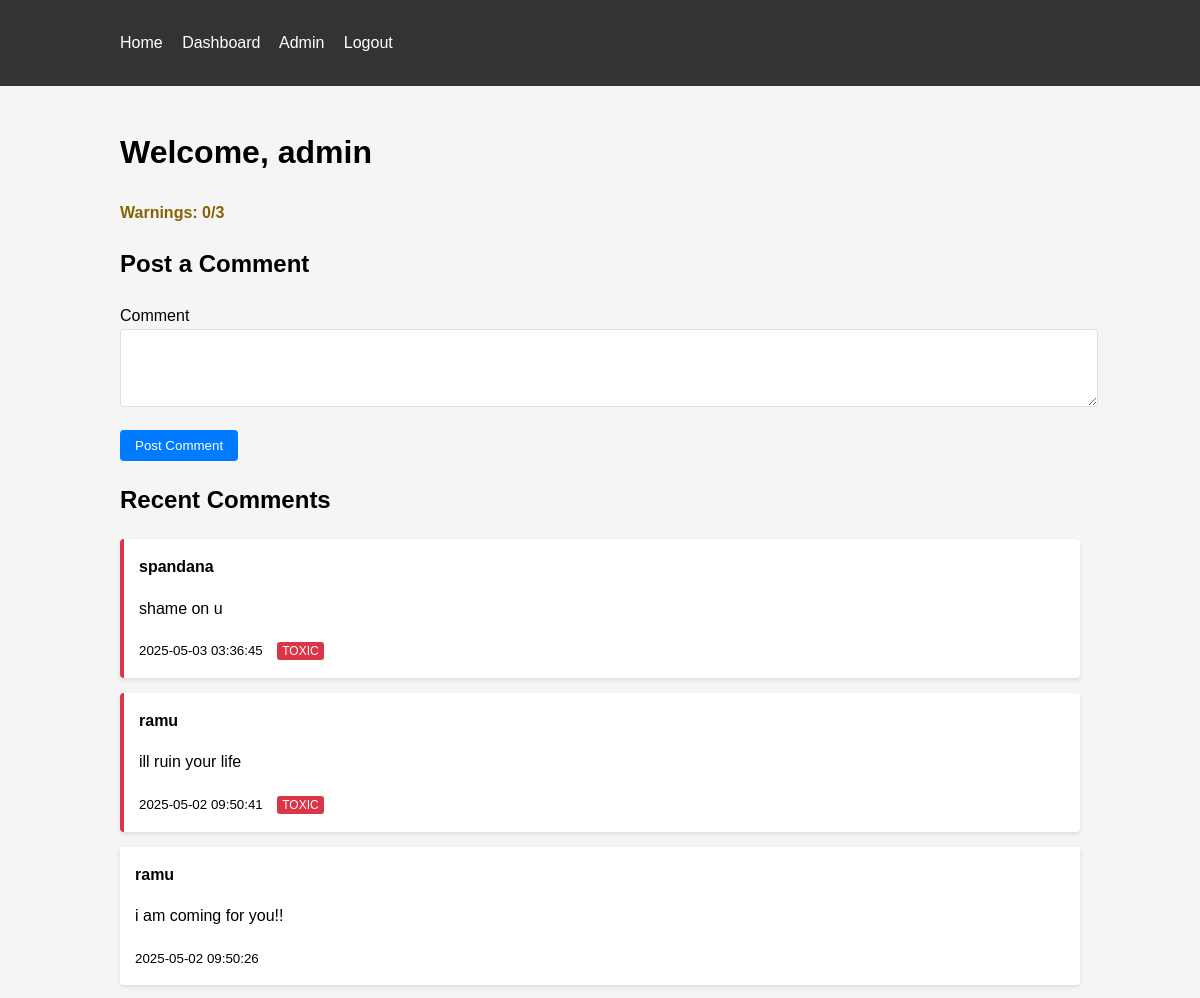
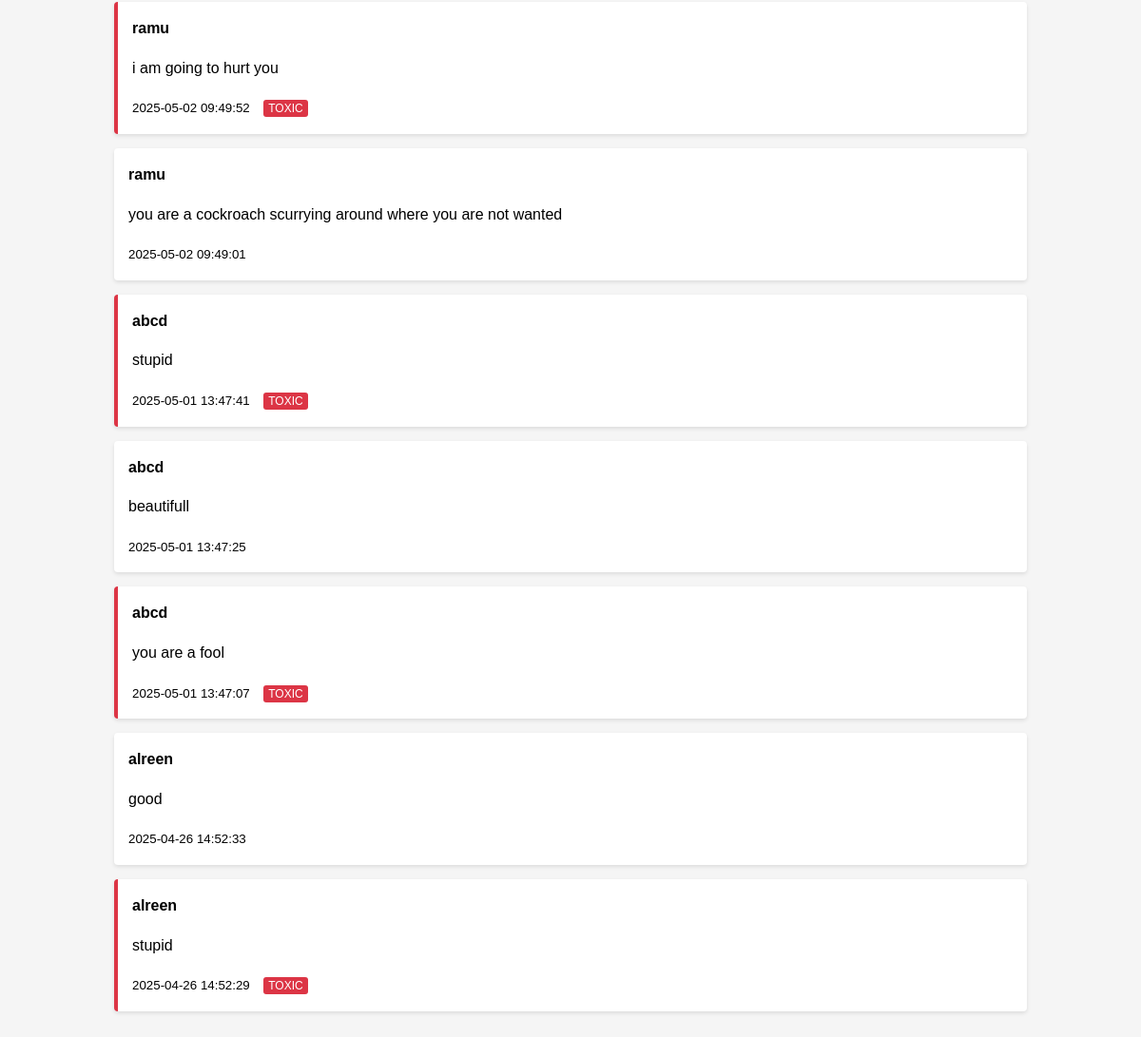
The page /dashboard (signed in) on the database its author committed (2 pictures, top to bottom).
### app.py (models this page shows)
class User(UserMixin, db.Model):
    id = db.Column(db.Integer, primary_key=True)
    username = db.Column(db.String(80), unique=True, nullable=False)
    email = db.Column(db.String(120), unique=True, nullable=False)
    password = db.Column(db.String(200), nullable=False)
    is_admin = db.Column(db.Boolean, default=False)
    is_blocked = db.Column(db.Boolean, default=False)
    warning_count = db.Column(db.Integer, default=0)

class Comment(db.Model):
    id = db.Column(db.Integer, primary_key=True)
    content = db.Column(db.Text, nullable=False)
    is_toxic = db.Column(db.Boolean, default=False)
    user_id = db.Column(db.Integer, db.ForeignKey('user.id'), nullable=False)
    user = db.relationship('User', backref=db.backref('comments', lazy=True))
    created_at = db.Column(db.DateTime, default=db.func.current_timestamp())

### app.py (the view, shortened to what this page needs)
@app.route('/dashboard', methods=['GET', 'POST'])
@login_required
def dashboard():
    form = CommentForm()
    comments = Comment.query.order_by(Comment.created_at.desc()).limit(10).all()
    return render_template('dashboard.html', form=form, comments=comments, user=current_user)

### app.py
class CommentForm(FlaskForm):
    content = TextAreaField('Comment', validators=[DataRequired(), Length(min=1, max=1000)])
    submit = SubmitField('Post Comment')

### app.py (called while the page is built)
@login_manager.user_loader
def load_user(user_id):
    return User.query.get(int(user_id))

### templates/dashboard.html (shortened to what this page needs)
{% extends "base.html" %}
{% block content %}
    <h1>Welcome, {{ user.username }}</h1>
    {% if user.is_blocked %}
        <div class="alert alert-danger">
            Your account has been blocked due to multiple toxic comments.
        </div>
    {% else %}
        <div class="warning-count">
            Warnings: {{ user.warning_count }}/3
        </div>
        <h2>Post a Comment</h2>
        <form method="POST" action="">
            <div class="form-group">
                {{ form.content.label }}
                {{ form.content(class="form-control", rows=4) }}
            </div>
            <div class="form-group">
                {{ form.submit(class="btn") }}
            </div>
        </form>
    {% endif %}
    <h2>Recent Comments</h2>
    <div class="comments">
        {% for comment in comments %}
            <div class="comment {% if comment.is_toxic %}toxic{% endif %}">
                <strong>{{ comment.user.username }}</strong>
                <p>{{ comment.content }}</p>
                <small>{{ comment.created_at }}</small>
                {% if comment.is_toxic %}
                    <span class="toxic-label">TOXIC</span>
                {% endif %}
            </div>
        {% endfor %}
    </div>
{% endblock %}

### static/style.css (style rules this page uses)
body { font-family: Arial, sans-serif; line-height: 1.6; margin: 0; padding: 0; background-color: #f5f5f5; }
.form-group { margin-bottom: 15px; }
.form-control { width: 100%; padding: 8px; border: 1px solid #ddd; border-radius: 4px; }
.btn { background-color: #007bff; color: white; padding: 8px 15px; border: none; border-radius: 4px; cursor: pointer; }
.comments { margin-top: 20px; }
.comment { background-color: white; padding: 15px; margin-bottom: 15px; border-radius: 4px; box-shadow: 0 2px 4px rgba(0,0,0,0.1); }
.comment.toxic { border-left: 4px solid #dc3545; }
.toxic-label { background-color: #dc3545; color: white; padding: 2px 5px; border-radius: 3px; font-size: 12px; margin-left: 10px; }
.warning-count { margin-bottom: 15px; font-weight: bold; color: #856404; }

### rows shown on the page
User: username "admin", warning_count "0"
Comment: user.username "spandana", content "shame on u", created_at "2025-05-03 03:36:45", is_toxic "TOXIC"
Comment: user.username "ramu", content "ill ruin your life", created_at "2025-05-02 09:50:41", is_toxic "TOXIC"
Comment: user.username "ramu", content "i am coming for you!!", created_at "2025-05-02 09:50:26"
Comment: user.username "ramu", content "i am going to hurt you", created_at "2025-05-02 09:49:52", is_toxic "TOXIC"
Comment: user.username "ramu", content "you are a cockroach scurrying around where you are not wanted", created_at "2025-05-02 09:49:01"
Comment: user.username "abcd", content "stupid", created_at "2025-05-01 13:47:41", is_toxic "TOXIC"
Comment: user.username "abcd", content "beautifull", created_at "2025-05-01 13:47:25"
Comment: user.username "abcd", content "you are a fool", created_at "2025-05-01 13:47:07", is_toxic "TOXIC"
Comment: user.username "alreen", content "good", created_at "2025-04-26 14:52:33"
Comment: user.username "alreen", content "stupid", created_at "2025-04-26 14:52:29", is_toxic "TOXIC"
